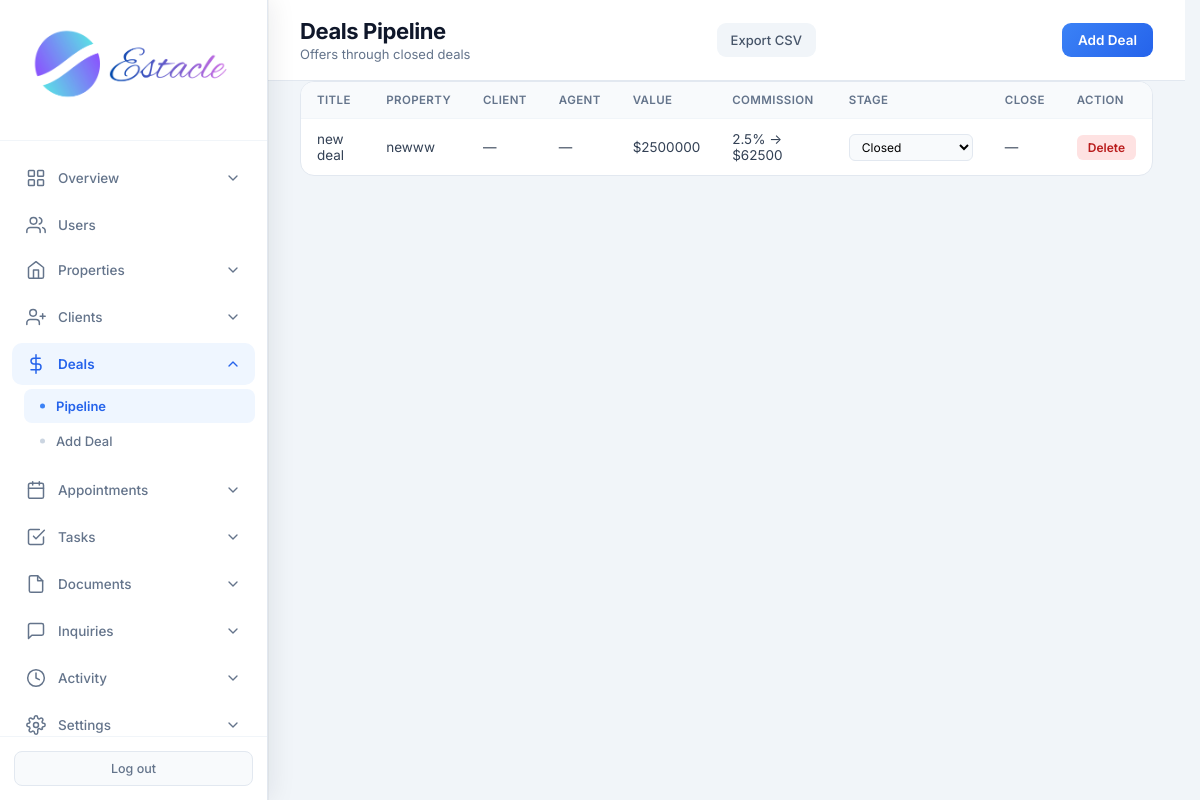
Page /admin/deals (signed in) on the committed database.
### tables this page shows
CREATE TABLE deals (
            id INTEGER PRIMARY KEY AUTOINCREMENT,
            title TEXT NOT NULL,
            property_id INTEGER,
            client_id INTEGER,
            agent_id INTEGER,
            stage TEXT DEFAULT 'offer',
            value REAL DEFAULT 0,
            commission_rate REAL DEFAULT 2.5,
            expected_close TEXT,
            notes TEXT,
            created_at TIMESTAMP DEFAULT CURRENT_TIMESTAMP,
            updated_at TIMESTAMP DEFAULT CURRENT_TIMESTAMP,
            FOREIGN KEY (property_id) REFERENCES properties (id),
            FOREIGN KEY (client_id) REFERENCES clients (id),
            FOREIGN KEY (agent_id) REFERENCES users (id)
        );

CREATE TABLE properties (
            id INTEGER PRIMARY KEY AUTOINCREMENT,
            title TEXT NOT NULL,
            description TEXT,
            price REAL NOT NULL,
            property_type TEXT NOT NULL,
            status TEXT DEFAULT 'available',
            address TEXT,
            city TEXT,
            state TEXT,
            zip_code TEXT,
            bedrooms INTEGER,
            bathrooms REAL,
            area_sqft REAL,
            agent_id INTEGER,
            created_at TIMESTAMP DEFAULT CURRENT_TIMESTAMP, category TEXT DEFAULT "sale", listing_type TEXT DEFAULT "sale", floor TEXT, carpet_area REAL, furnishing TEXT, parking TEXT, amenities TEXT, seller_name TEXT, seller_phone TEXT, monthly_rent REAL, security_deposit REAL, maintenance REAL, per_sqft REAL, latitude TEXT, longitude TEXT, photos TEXT, year_built TEXT, facing TEXT, videos TEXT,
            FOREIGN KEY (agent_id) REFERENCES users (id)
        );

### routes/admin/deals.py (the view)
@admin.route('/admin/deals')
@login_required
@role_required('admin')
def admin_deals():
    db = get_db()
    deals = db.execute(
        "SELECT d.*, p.title as property_title, c.full_name as client_name, u.full_name as agent_name FROM deals d LEFT JOIN properties p ON d.property_id = p.id LEFT JOIN clients c ON d.client_id = c.id LEFT JOIN users u ON d.agent_id = u.id ORDER BY d.updated_at DESC"
    ).fetchall()
    return render_template('admin_deals.html', deals=deals)

### core/db.py (called while the page is built)
def get_db():
    if 'db' not in g:
        g.db = sqlite3.connect(current_app.config['DATABASE'])
        g.db.row_factory = sqlite3.Row
    return g.db

### core/helpers.py (called while the page is built)
def login_required(f):
    @wraps(f)
    def decorated_function(*args, **kwargs):
        if 'user_id' not in session:
            flash('Please log in to access this page.', 'warning')
            return redirect(url_for('auth.login'))
        return f(*args, **kwargs)
    return decorated_function

def role_required(*roles):
    def decorator(f):
        @wraps(f)
        def decorated_function(*args, **kwargs):
            if 'user_id' not in session:
                flash('Please log in to access this page.', 'warning')
                return redirect(url_for('auth.login'))
            if session.get('role') not in roles:
                flash('You do not have permission to access this page.', 'danger')
                return redirect(url_for('auth.role_redirect'))
            return f(*args, **kwargs)
        return decorated_function
    return decorator

### templates/admin_deals.html (shortened to what this page needs)
<!DOCTYPE html>
<html lang="en">
<head>
<link rel="stylesheet" href="{{ url_for('static', filename='css/admin.css') }}">
</head>
<body>
<div class="app-layout">
{% set active = 'deals' %}
{% include 'partials/admin_sidebar.html' %}
<main class="main-content">
<header class="top-bar">
<div><h1 class="page-title">Deals Pipeline</h1><p class="page-subtitle">Offers through closed deals</p></div>
<a href="{{ url_for('admin.admin_export_deals') }}" class="btn-secondary">Export CSV</a>
                <a href="{{ url_for('admin.admin_add_deal') }}" class="btn-primary">Add Deal</a>
</header>
<div class="panel full"><div class="table-wrap"><table>
<thead><tr><th>Title</th><th>Property</th><th>Client</th><th>Agent</th><th>Value</th><th>Commission</th><th>Stage</th><th>Close</th><th>Action</th></tr></thead>
<tbody>
{% for d in deals %}
<tr>
<td>{{ d.title }}</td>
<td>{{ d.property_title or '—' }}</td>
<td>{{ d.client_name or '—' }}</td>
<td>{{ d.agent_name or '—' }}</td>
<td>${{ "%.0f"|format(d.value or 0) }}</td>
<td>{{ d.commission_rate }}% → ${{ "%.0f"|format((d.value or 0) * (d.commission_rate or 0) / 100) }}</td>
<td>
<form method="POST" action="{{ url_for('admin.admin_deal_stage', deal_id=d.id) }}" style="display:inline">
<select name="stage" class="status-select" onchange="this.form.submit()">
<option value="closed" {% if d.stage=='closed' %}selected{% endif %}>Closed</option>
</select></form>
</td>
<td>{{ d.expected_close or '—' }}</td>
<td><form method="POST" action="{{ url_for('admin.admin_delete_deal', deal_id=d.id) }}" style="display:inline" onsubmit="return confirm('Delete?')"><button class="btn-sm btn-danger" type="submit">Delete</button></form></td>
</tr>
{% else %}<tr><td colspan="9" class="empty">No deals yet</td></tr>{% endfor %}
</tbody></table></div></div>
</main>
</div>
</body>
</html>

### static/css/admin.css (style rules this page uses)
* { margin: 0; padding: 0; box-sizing: border-box; }
body { font-family: 'Inter', -apple-system, BlinkMacSystemFont, 'Segoe UI', Roboto, sans-serif; background: #f1f5f9; color: #0f172a; min-height: 100vh; }
.app-layout { display: flex; min-height: 100vh; }
.main-content { flex: 1; margin-left: 268px; min-height: 100vh; }
.top-bar { background: white; padding: 18px 32px; border-bottom: 1px solid #e2e8f0; display: flex; justify-content: space-between; align-items: center; }
.page-title { font-family: 'Inter', sans-serif; font-size: 22px; font-weight: 700; letter-spacing: -0.4px; color: #0f172a; }
.page-subtitle { font-size: 13px; color: #64748b; margin-top: 2px; font-weight: 400; }
.panel { background: white; border-radius: 14px; border: 1px solid #e2e8f0; overflow: hidden; }
.panel.full { margin: 0 32px 24px; }
.table-wrap { overflow-x: auto; }
table { width: 100%; border-collapse: collapse; font-size: 13.5px; }
th { text-align: left; padding: 11px 16px; background: #f8fafc; color: #64748b; font-weight: 600; font-size: 11.5px; text-transform: uppercase; letter-spacing: 0.4px; }
td { padding: 12px 16px; border-top: 1px solid #f1f5f9; color: #334155; }
.btn-primary { display: inline-flex; align-items: center; gap: 6px; padding: 9px 16px; background: linear-gradient(135deg, #3b82f6, #2563eb); color: white; border: none; border-radius: 9px; font-size: 13.5px; font-weight: 600; text-decoration: none; cursor: pointer; transition: all 0.2s ease; font-family: inherit; }
.btn-secondary { display: inline-flex; align-items: center; gap: 6px; padding: 9px 14px; background: #f1f5f9; color: #475569; border-radius: 9px; font-size: 13px; font-weight: 500; text-decoration: none; border: none; cursor: pointer; }
.btn-sm { padding: 5px 11px; border-radius: 6px; font-size: 12px; font-weight: 600; border: none; cursor: pointer; font-family: inherit; }
.btn-danger { background: #fee2e2; color: #b91c1c; }
.status-select { padding: 4px 8px; border: 1px solid #e2e8f0; border-radius: 6px; font-size: 12px; font-family: inherit; background: #f8fafc; cursor: pointer; }
html { scrollbar-gutter: stable; }
.app-layout > :not(.sidebar):not(script):not(style) { animation: estacle-page-in 200ms cubic-bezier(0.22, 0.61, 0.36, 1) backwards; }

### rows in the picture
deals: title "new deal", title "newww", client_name "—", agent_name "—", value "2500000", commission_rate "2.5", (d.valueor0)*(d.commission_rateor0)/100 "62500", stage "Closed", expected_close "—"
